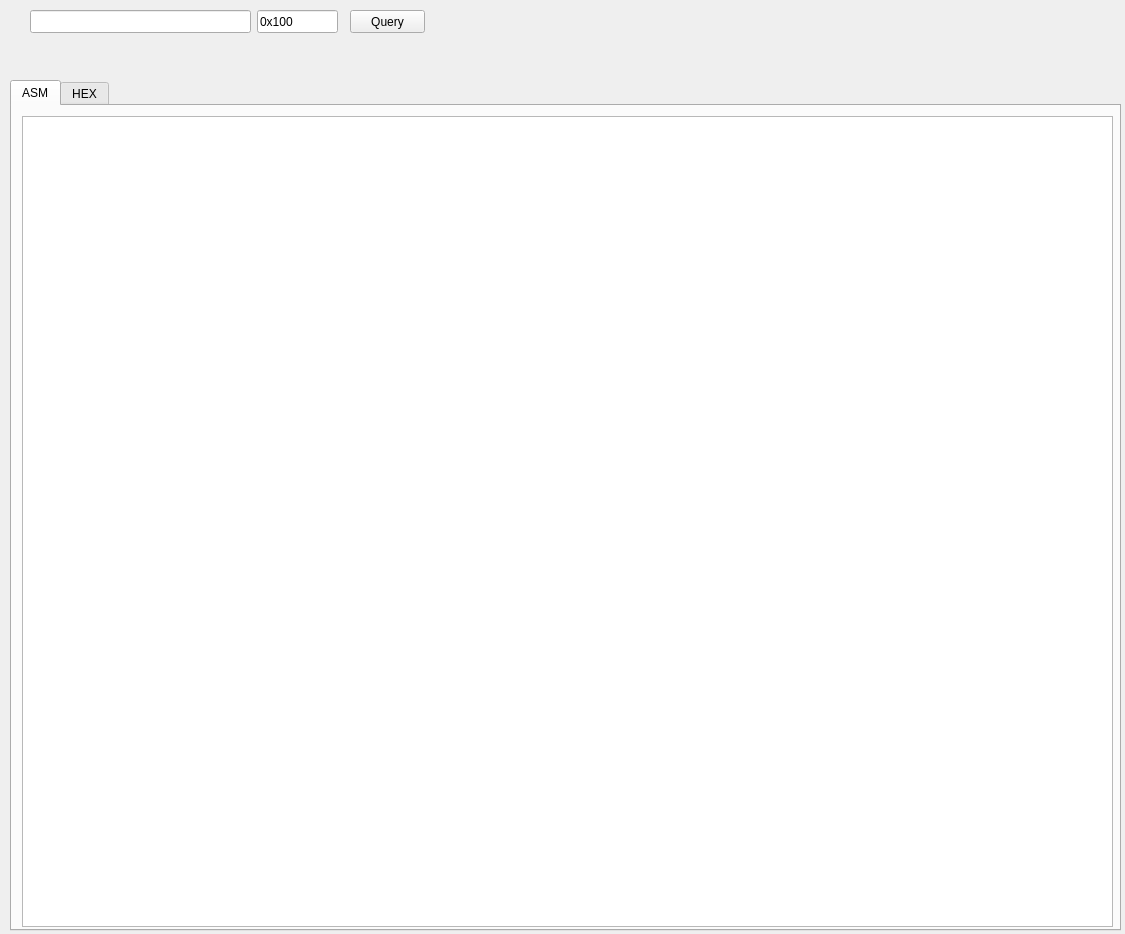
<?xml version="1.0" encoding="UTF-8"?>
<ui version="4.0">
 <class>Form_KernelMemory</class>
 <widget class="QWidget" name="Form_KernelMemory">
  <property name="geometry">
   <rect>
    <x>0</x>
    <y>0</y>
    <width>1125</width>
    <height>934</height>
   </rect>
  </property>
  <property name="windowTitle">
   <string>Form</string>
  </property>
  <widget class="QPushButton" name="pushButton">
   <property name="geometry">
    <rect>
     <x>350</x>
     <y>10</y>
     <width>75</width>
     <height>23</height>
    </rect>
   </property>
   <property name="text">
    <string>Query</string>
   </property>
  </widget>
  <widget class="QTabWidget" name="tabWidget">
   <property name="geometry">
    <rect>
     <x>10</x>
     <y>80</y>
     <width>1111</width>
     <height>851</height>
    </rect>
   </property>
   <property name="currentIndex">
    <number>0</number>
   </property>
   <widget class="QWidget" name="tab">
    <attribute name="title">
     <string>ASM</string>
    </attribute>
    <widget class="QTableView" name="tableView">
     <property name="geometry">
      <rect>
       <x>10</x>
       <y>10</y>
       <width>1091</width>
       <height>811</height>
      </rect>
     </property>
     <property name="font">
      <font>
       <pointsize>12</pointsize>
      </font>
     </property>
    </widget>
   </widget>
   <widget class="QWidget" name="tab_2">
    <attribute name="title">
     <string>HEX</string>
    </attribute>
    <widget class="QTextEdit" name="textEdit">
     <property name="geometry">
      <rect>
       <x>250</x>
       <y>10</y>
       <width>421</width>
       <height>801</height>
      </rect>
     </property>
     <property name="font">
      <font>
       <pointsize>14</pointsize>
      </font>
     </property>
     <property name="documentTitle">
      <string/>
     </property>
     <property name="placeholderText">
      <string/>
     </property>
    </widget>
    <widget class="QTextEdit" name="textEdit_2">
     <property name="geometry">
      <rect>
       <x>680</x>
       <y>10</y>
       <width>421</width>
       <height>801</height>
      </rect>
     </property>
     <property name="font">
      <font>
       <pointsize>14</pointsize>
       <weight>50</weight>
       <bold>false</bold>
       <kerning>true</kerning>
      </font>
     </property>
    </widget>
    <widget class="QTextEdit" name="textEdit_3">
     <property name="geometry">
      <rect>
       <x>10</x>
       <y>10</y>
       <width>231</width>
       <height>801</height>
      </rect>
     </property>
     <property name="font">
      <font>
       <pointsize>14</pointsize>
      </font>
     </property>
     <property name="documentTitle">
      <string/>
     </property>
     <property name="placeholderText">
      <string/>
     </property>
    </widget>
   </widget>
  </widget>
  <widget class="QLineEdit" name="lineEdit">
   <property name="geometry">
    <rect>
     <x>30</x>
     <y>10</y>
     <width>221</width>
     <height>23</height>
    </rect>
   </property>
  </widget>
  <widget class="QLineEdit" name="lineEdit_2">
   <property name="geometry">
    <rect>
     <x>257</x>
     <y>10</y>
     <width>81</width>
     <height>23</height>
    </rect>
   </property>
   <property name="text">
    <string>0x100</string>
   </property>
  </widget>
 </widget>
 <resources/>
 <connections/>
</ui>
